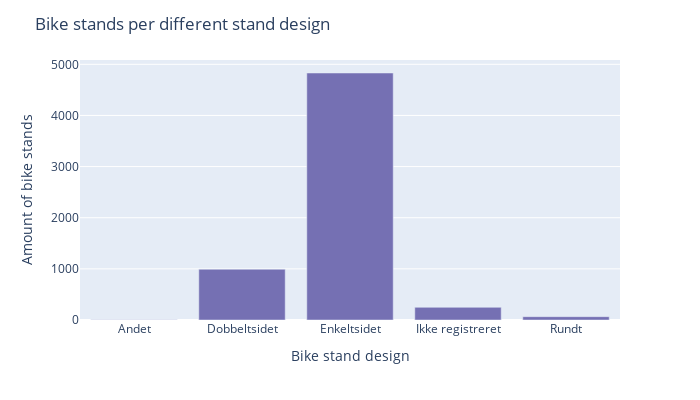
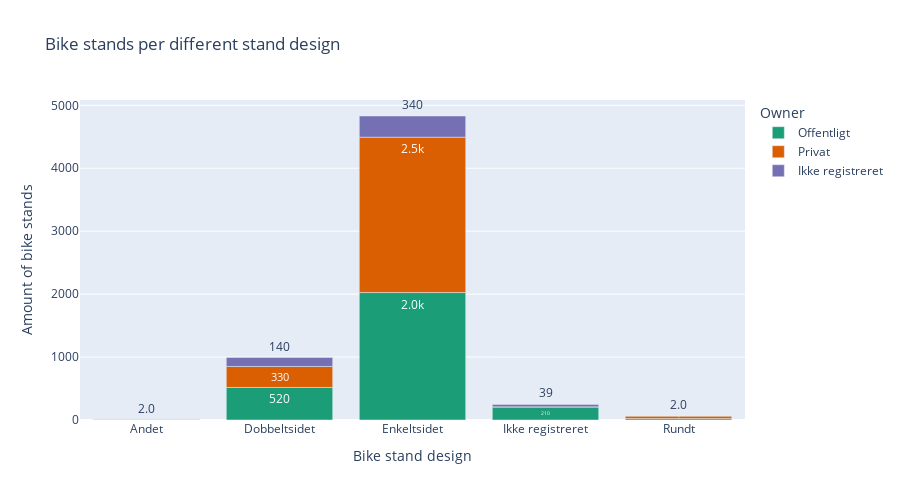

The cell these charts' notebook holds for them, in order:
### Markdown cell above
Looking at the location of the bike stands, it can be seen that the most common place to locate a bike stand i copenhagen is at a facade, which is approximately 24% of the total amount of bike stands. Furthermore, it can be seen that 90.8% of the bike stands located at a facade are privately owned, which is not a surprise, since most buildings are privately owned and therefore the councils need permission to build place a bike stand at a facade. This is the same argue for the location 'tæt på facade', since it might be private lot close to the private buildings. 

On the other hand, we can see that the publicly owned bike stands are dominating for the rest of the categories. Specially the categories 'på fortov', 'på fortovsudvidelse' and 'på plads', where there is a high amount of public bike stands. In general pavements and squares are publicly owned in Copenhagen, so when a council wants to place a new bike stand, an easy place to locate the bike stand will be a pavement or a square. 

xxx\
Noget med at det giver mening at der ikke er så mange stativer på gadeareal\
xxx

### Code cell
## Bike stands divided into design + Offentlig vs Privat

stand_design = df.groupby("stativ_udformning", observed=False).size()

fig = stand_design.plot.bar(color_discrete_sequence=[col[2]], width=700, height=400)
fig.update_layout(title="Bike stands per different stand design", yaxis_title="Amount of bike stands", xaxis_title="Bike stand design", showlegend=False)
fig.show()


# With owner
stand_design_owner = df.groupby(['stativ_udformning', 'stativ_ejer']).size()

fig = px.bar(stand_design_owner.reset_index(), x='stativ_udformning', y=0, color='stativ_ejer', 
             title='Bike stands per different stand design', width=900, height=500, text_auto='.2s',
             color_discrete_sequence=[col[0], col[1], col[2]])
fig.update_layout(xaxis_title='Bike stand design', yaxis_title='Amount of bike stands', legend_title='Owner', showlegend=True)
fig.show()

### Figure 1 — Plotly figure (JSON) as saved in the notebook; plotly's stock layout.template omitted (floating-point values rounded to 4 significant figures)
{"data": [{"alignmentgroup": "True", "hovertemplate": "variable=0<br>stativ_udformning=%{x}<br>value=%{y}<extra></extra>", "legendgroup": "0", "marker": {"color": "rgb(117,112,179)", "pattern": {"shape": ""}}, "name": "0", "offsetgroup": "0", "orientation": "v", "showlegend": true, "textposition": "auto", "type": "bar", "x": ["Andet", "Dobbeltsidet", "Enkeltsidet", "Ikke registreret", "Rundt"], "xaxis": "x", "y": [7, 992, 4830, 248, 65], "yaxis": "y"}], "layout": {"barmode": "relative", "height": 400, "legend": {"title": {"text": "variable"}, "tracegroupgap": 0}, "margin": {"t": 60}, "showlegend": false, "title": {"text": "Bike stands per different stand design"}, "width": 700, "xaxis": {"anchor": "y", "domain": [0, 1], "title": {"text": "Bike stand design"}}, "yaxis": {"anchor": "x", "domain": [0, 1], "title": {"text": "Amount of bike stands"}}}}

### Figure 2 — Plotly figure (JSON) as saved in the notebook; plotly's stock layout.template omitted (floating-point values rounded to 4 significant figures)
{"data": [{"alignmentgroup": "True", "hovertemplate": "stativ_ejer=Offentligt<br>stativ_udformning=%{x}<br>0=%{y}<extra></extra>", "legendgroup": "Offentligt", "marker": {"color": "rgb(27,158,119)", "pattern": {"shape": ""}}, "name": "Offentligt", "offsetgroup": "Offentligt", "orientation": "v", "showlegend": true, "textposition": "auto", "texttemplate": "%{y:.2s}", "type": "bar", "x": ["Andet", "Dobbeltsidet", "Enkeltsidet", "Ikke registreret", "Rundt"], "xaxis": "x", "y": [5, 517, 2025, 208, 22], "yaxis": "y"}, {"alignmentgroup": "True", "hovertemplate": "stativ_ejer=Privat<br>stativ_udformning=%{x}<br>0=%{y}<extra></extra>", "legendgroup": "Privat", "marker": {"color": "rgb(217,95,2)", "pattern": {"shape": ""}}, "name": "Privat", "offsetgroup": "Privat", "orientation": "v", "showlegend": true, "textposition": "auto", "texttemplate": "%{y:.2s}", "type": "bar", "x": ["Andet", "Dobbeltsidet", "Enkeltsidet", "Ikke registreret", "Rundt"], "xaxis": "x", "y": [2, 334, 2468, 1, 41], "yaxis": "y"}, {"alignmentgroup": "True", "hovertemplate": "stativ_ejer=Ikke registreret<br>stativ_udformning=%{x}<br>0=%{y}<extra></extra>", "legendgroup": "Ikke registreret", "marker": {"color": "rgb(117,112,179)", "pattern": {"shape": ""}}, "name": "Ikke registreret", "offsetgroup": "Ikke registreret", "orientation": "v", "showlegend": true, "textposition": "auto", "texttemplate": "%{y:.2s}", "type": "bar", "x": ["Dobbeltsidet", "Enkeltsidet", "Ikke registreret", "Rundt"], "xaxis": "x", "y": [141, 337, 39, 2], "yaxis": "y"}], "layout": {"barmode": "relative", "height": 500, "legend": {"title": {"text": "Owner"}, "tracegroupgap": 0}, "showlegend": true, "title": {"text": "Bike stands per different stand design"}, "width": 900, "xaxis": {"anchor": "y", "domain": [0, 1], "title": {"text": "Bike stand design"}}, "yaxis": {"anchor": "x", "domain": [0, 1], "title": {"text": "Amount of bike stands"}}}}
